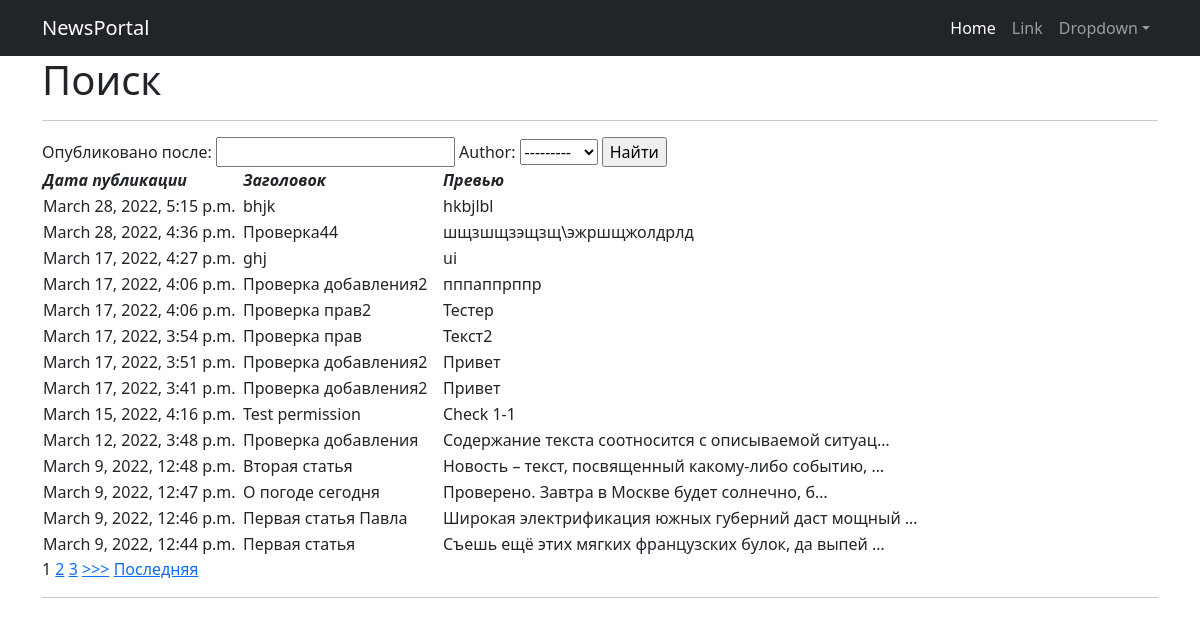
The app's page /news/search/ with its own data.
### newspage/models.py (models this page shows, shortened)
class Post(models.Model):
    news = 'N'
    article = 'A'
    type = [
        (news, 'Новость'),
        (article, 'Статья')
    ]
    type_post = models.CharField(max_length=1, choices=type, default=article)
    author = models.ForeignKey(Author, on_delete=models.CASCADE)
    time_write = models.DateTimeField(auto_now_add=True)
    title = models.CharField(max_length=255, blank=False)
    text = models.TextField()
    rating = models.IntegerField(default=0)
    categories_post = models.ManyToManyField(Category, through='Postcategory')

### newspage/views.py (the view)
# urls.py: path('search/', PostSearch.as_view(), name='post_search'),
class PostSearch(ListView):
    model = Post
    template_name = 'post_search.html'
    context_object_name = 'post_search'
    queryset = Post.objects.order_by('-id')
    paginate_by = 1
    def get_context_data(self, **kwargs):
        context = super().get_context_data(**kwargs)
        context['filter'] = PostFilter(self.request.GET, queryset=self.get_queryset())
        return context

### newspage/models.py (called while the page is built)
    def __str__(self):
        return '%s' % (self.user, )

### templates/post_search.html (shortened to what this page needs)
{% extends 'flatpages/default.html' %}
{% block content %}
    <h1>Поиск</h1>
    <hr>
<form method="GET">
    {{ filter.form }}
    <input type="submit" value="Найти">
</form>
    <table>
        <thead>
            <tr>
                <td width="200">
                    <em><strong> Дата публикации </strong></em>
                </td>
                <td width="200">
                    <em><strong> Заголовок </strong></em>
                </td>
                <td>
                    <em><strong> Превью </strong></em>
                </td>
            </tr>
        </thead>
        {% for post in filter.qs %}
            <tr>
                <td>
                    {{ post.time_write }}
                </td>
                <td>
                    {{ post.title }}
                </td>
                <td>
                    {{ post.text | truncatechars:51 }}
                </td>
            </tr>
        {% endfor %}
    </table>
{% if is_paginated %}
        {% for num in page_obj.paginator.page_range %}
            {% if page_obj.number == num %}
                <a>{{ num }}</a>
            {% elif num > page_obj.number|add:'-3' and num < page_obj.number|add:'3' %}
                <a href="?page={{ num }}">{{ num }}</a>
            {% endif %}
        {% endfor %}
    {% if page_obj.has_next %}
        <a href="?page={{ page_obj.next_page_number }}">>>></a>
        <a href="?page={{ page_obj.paginator.num_pages }}">Последняя</a>
    {% endif %}
{% endif %}
<hr>
{% endblock content %}

### records on screen
Post: time_write "March 28, 2022, 5:15 p.m.", title "bhjk", text "hkbjlbl"
Post: time_write "March 28, 2022, 4:36 p.m.", title "Проверка44", text "шщзшщзэщзщ\\эжршщжолдрлд"
Post: time_write "March 17, 2022, 4:27 p.m.", title "ghj", text "ui"
Post: time_write "March 17, 2022, 4:06 p.m.", title "Проверка добавления2", text "пппаппрппр"
Post: time_write "March 17, 2022, 4:06 p.m.", title "Проверка прав2", text "Тестер"
Post: time_write "March 17, 2022, 3:54 p.m.", title "Проверка прав", text "Текст2"
Post: time_write "March 17, 2022, 3:51 p.m.", title "Проверка добавления2", text "Привет"
Post: time_write "March 17, 2022, 3:41 p.m.", title "Проверка добавления2", text "Привет"
Post: time_write "March 15, 2022, 4:16 p.m.", title "Test permission", text "Check 1-1"
Post: time_write "March 12, 2022, 3:48 p.m.", title "Проверка добавления", text "Содержание текста соотносится с описываемой ситуац…"
Post: time_write "March 9, 2022, 12:48 p.m.", title "Вторая статья", text "Новость – текст, посвященный какому-либо событию, …"
Post: time_write "March 9, 2022, 12:47 p.m.", title "О погоде сегодня", text "Проверено. Завтра в Москве будет солнечно, б…"
Post: time_write "March 9, 2022, 12:46 p.m.", title "Первая статья Павла", text "Широкая электрификация южных губерний даст мощный …"
Post: time_write "March 9, 2022, 12:44 p.m.", title "Первая статья", text "Съешь ещё этих мягких французских булок, да выпей …"

### other values on screen
{{ num }} "1"
{{ num }} "2" "3"
